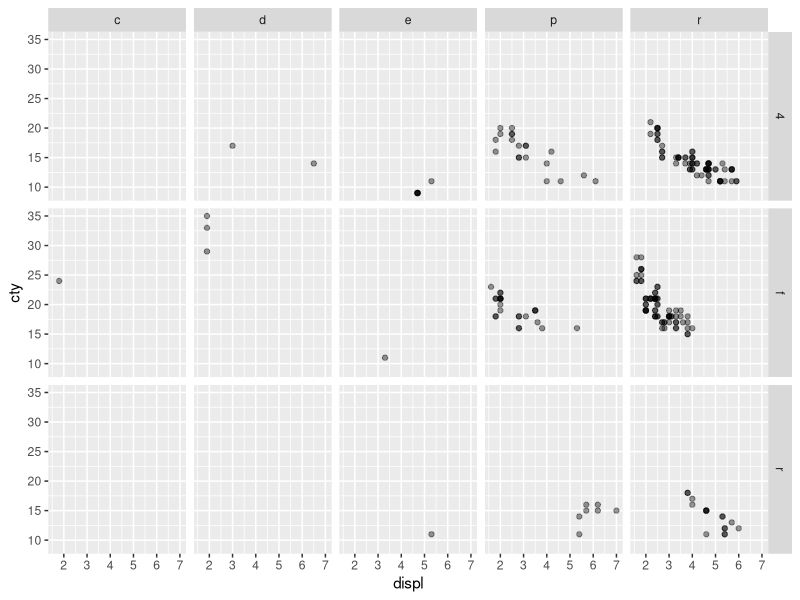
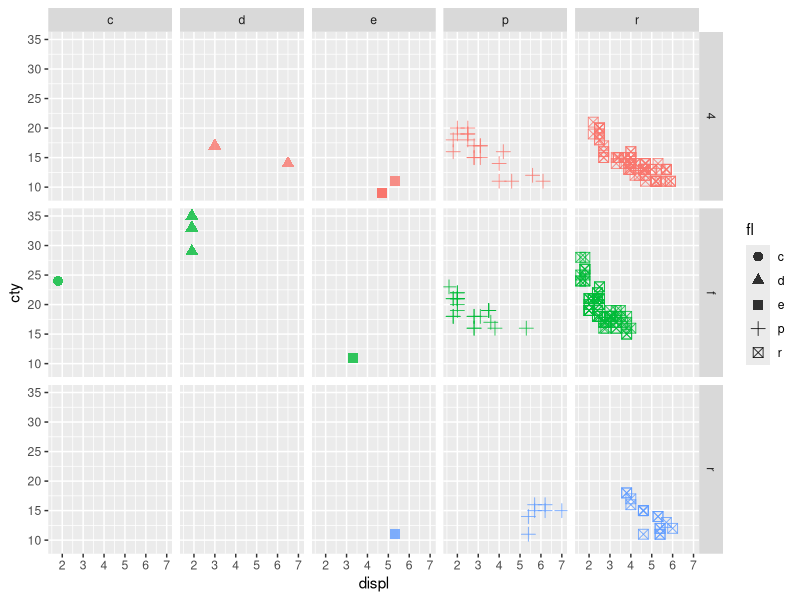

Write R code to recreate these figures, in order.
## ---- chunk 1
#| echo: false
#| message: false
knitr::opts_chunk$set(
    fig.asp = 0.618,
    fig.align = "center",
    out.width = "100%",
    fig.retina = 10,
    fig.path = "../slides/images/09-ggplot2/",
    message = FALSE,
    global.par = TRUE
)
library(fontawesome)
library(tidyverse)
## ---- chunk 2
#| warning: false
#| echo: false
# ggplot(data = mpg, 
#        mapping = aes(x = displ, y = cty)) +
#     geom_point(size = 3, alpha = 0.8) + 
#     facet_grid(drv ~ fl) +
#     guides(color = "none")
ggplot(data = mpg, 
       mapping = aes(x = displ, y = cty)) +
    geom_point(alpha = 0.4) + 
    facet_grid(drv ~ fl)
## ---- chunk 3
#| warning: false
#| echo: false
ggplot(data = mpg,
       mapping = aes(x = displ, y = cty, color = drv, shape = fl)) + 
    geom_point(size = 3, alpha = 0.8) +
    facet_grid(drv ~ fl) +
    guides(color = "none")
